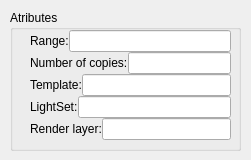
<?xml version="1.0" encoding="UTF-8"?>
<ui version="4.0">
 <class>Form</class>
 <widget class="QWidget" name="Form">
  <property name="geometry">
   <rect>
    <x>0</x>
    <y>0</y>
    <width>251</width>
    <height>160</height>
   </rect>
  </property>
  <property name="windowTitle">
   <string>Form</string>
  </property>
  <widget class="QGroupBox" name="groupBox">
   <property name="geometry">
    <rect>
     <x>10</x>
     <y>10</y>
     <width>231</width>
     <height>141</height>
    </rect>
   </property>
   <property name="minimumSize">
    <size>
     <width>0</width>
     <height>0</height>
    </size>
   </property>
   <property name="maximumSize">
    <size>
     <width>16777215</width>
     <height>200</height>
    </size>
   </property>
   <property name="title">
    <string>Atributes</string>
   </property>
   <widget class="QWidget" name="verticalLayoutWidget_3">
    <property name="geometry">
     <rect>
      <x>0</x>
      <y>20</y>
      <width>221</width>
      <height>112</height>
     </rect>
    </property>
    <layout class="QVBoxLayout" name="verticalLayout_3">
     <property name="spacing">
      <number>0</number>
     </property>
     <property name="leftMargin">
      <number>20</number>
     </property>
     <property name="topMargin">
      <number>0</number>
     </property>
     <item>
      <layout class="QHBoxLayout" name="horizontalLayout">
       <property name="spacing">
        <number>0</number>
       </property>
       <item>
        <widget class="QLabel" name="label">
         <property name="text">
          <string>Range:</string>
         </property>
        </widget>
       </item>
       <item>
        <widget class="QLineEdit" name="range_edit"/>
       </item>
      </layout>
     </item>
     <item>
      <layout class="QHBoxLayout" name="horizontalLayout_5">
       <property name="spacing">
        <number>0</number>
       </property>
       <item>
        <widget class="QLabel" name="label_5">
         <property name="text">
          <string>Number of copies:</string>
         </property>
        </widget>
       </item>
       <item>
        <widget class="QLineEdit" name="copies_edit"/>
       </item>
      </layout>
     </item>
     <item>
      <layout class="QHBoxLayout" name="horizontalLayout_2">
       <property name="spacing">
        <number>0</number>
       </property>
       <item>
        <widget class="QLabel" name="label_2">
         <property name="text">
          <string>Template:</string>
         </property>
        </widget>
       </item>
       <item>
        <widget class="QLineEdit" name="template_edit"/>
       </item>
      </layout>
     </item>
     <item>
      <layout class="QHBoxLayout" name="horizontalLayout_3">
       <property name="spacing">
        <number>0</number>
       </property>
       <item>
        <widget class="QLabel" name="label_3">
         <property name="text">
          <string>LightSet:</string>
         </property>
        </widget>
       </item>
       <item>
        <widget class="QLineEdit" name="lightset_edit"/>
       </item>
      </layout>
     </item>
     <item>
      <layout class="QHBoxLayout" name="horizontalLayout_4">
       <property name="spacing">
        <number>0</number>
       </property>
       <item>
        <widget class="QLabel" name="label_4">
         <property name="text">
          <string>Render layer:</string>
         </property>
        </widget>
       </item>
       <item>
        <widget class="QLineEdit" name="layer_edit"/>
       </item>
      </layout>
     </item>
    </layout>
   </widget>
  </widget>
 </widget>
 <resources/>
 <connections/>
</ui>
